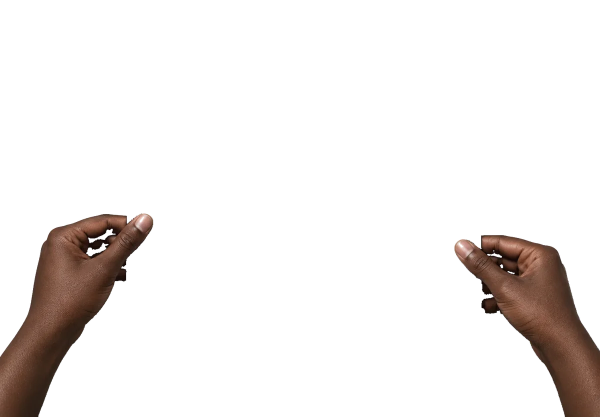
#> input picture src/assets/about/hands-1200.webp, 1200 x 833 px (shown at 1/2 size)
$ python fix-about-dark-edge.py ../src/assets/about/hands-1200.webp
#> lines starting #> are read from the running program, lines starting #| are printed output that depends on the picture; after the words box and inside, x2 and y2 are one past the last pixel; in counts of white or black regions, pixels touching at a corner belong together
"""Turn the light studio background left around the hands/book shadow into a
transparent black shadow, so the About magazine sits cleanly on any page
background (including browser dark modes). Pixels inside the book are untouched."""
import numpy as np, sys
from scipy import ndimage
from PIL import Image
BOOK = (0.206, 0.176, 0.801, 0.812)  # x0,y0,x1,y1 as fractions of the image
for path in sys.argv[1:]:
    im = np.asarray(Image.open(path).convert('RGBA')).astype(np.float32)
    h, w = im.shape[:2]
#> h = 833; w = 1200
    rgb, a = im[..., :3], im[..., 3] / 255
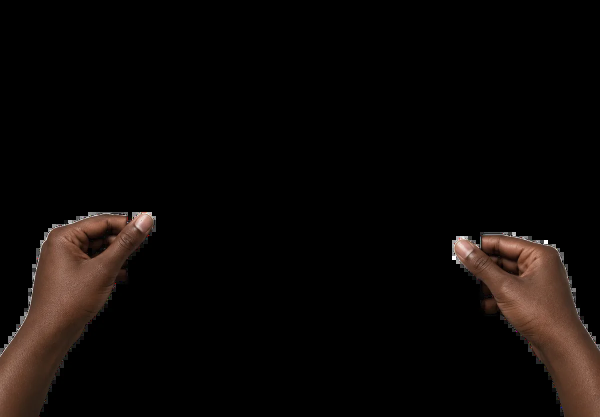
#> rgb: shape (833, 1200, 3) float32 (shown at 1/2 size); mean R, G, B 11.9, 8.2, 6.6
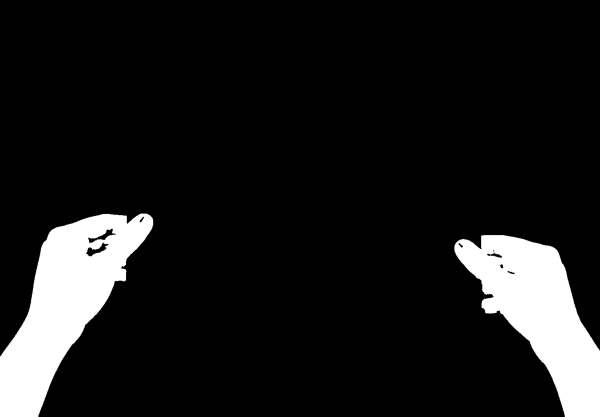
#> a: shape (833, 1200) float32 (shown at 1/2 size); min 0, max 1, mean 0.106
    L = rgb.mean(-1)
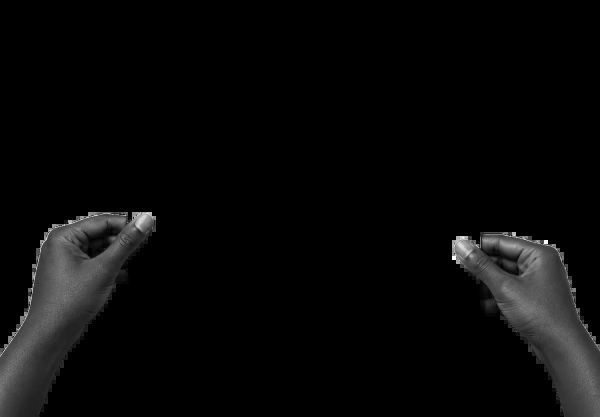
#> L: shape (833, 1200) float32 (shown at 1/2 size); min 0, max 255, mean 8.9
    sat = rgb.max(-1) - rgb.min(-1)
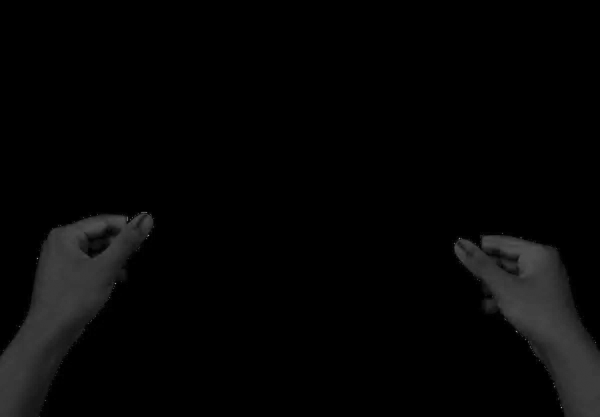
#> sat: shape (833, 1200) float32 (shown at 1/2 size); min 0, max 152, mean 5.4
    yy, xx = np.mgrid[0:h, 0:w]
    x0, y0, x1, y1 = BOOK
    outside = ~((xx >= x0 * w) & (xx <= x1 * w) & (yy >= y0 * h) & (yy <= y1 * h))
    bgish = outside & (L > 120) & (sat < 26)
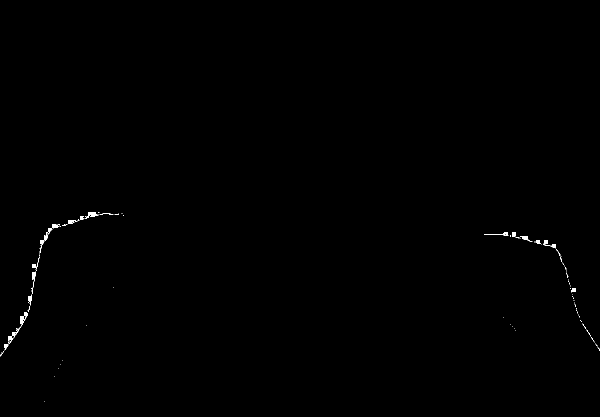
#> bgish: shape (833, 1200) bool (shown at 1/2 size); 0.22% white; 107 white regions (89 under 20 px), largest, box (x1, y1, x2, y2) and area: (16, 624, 56, 689) 367, (79, 448, 119, 506) 304, (174, 424, 196, 434) 141
    # keep only background-like regions connected to the image border (no specks on knuckles)
    lab, _ = ndimage.label(bgish | (a < 0.05))
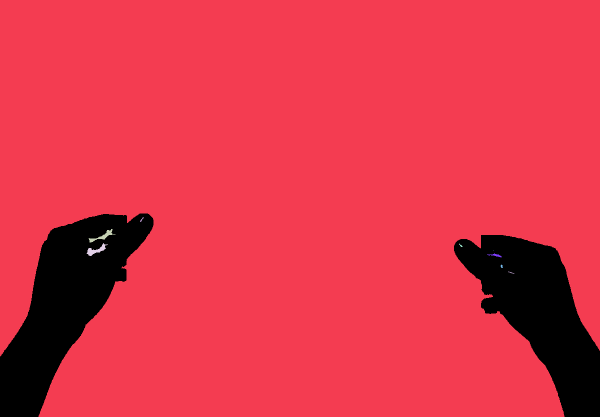
#> lab: shape (833, 1200) int32 (shown at 1/2 size); 10 distinct labels, from 0 to 9; one colour per label, 0 black
    border = np.unique(np.concatenate([lab[0], lab[-1], lab[:, 0], lab[:, -1]]))
#> border = [0, 1]
    bgish = bgish & np.isin(lab, border[border > 0])
    shadow = np.clip(1 - L / 238, 0, 1) * a
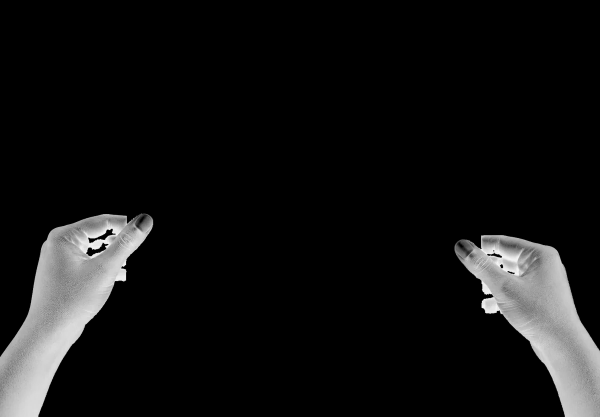
#> shadow: shape (833, 1200) float32 (shown at 1/2 size); min 0, max 0.99, mean 0.0725
    out = im.copy()
    out[..., :3][bgish] = 0
    out[..., 3][bgish] = 0
    Image.fromarray(out.clip(0, 255).astype(np.uint8)).save(path, 'WEBP', quality=90, method=6)
    print('fixed', path)

$ run again, on src/assets/about/hands-1904.webp
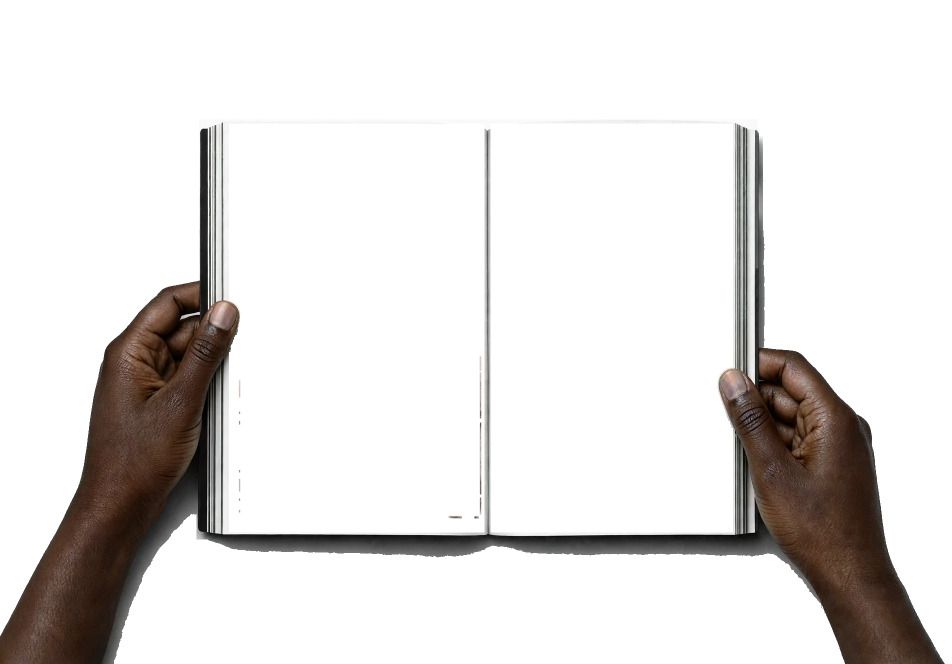
#> input picture src/assets/about/hands-1904.webp, 1904 x 1328 px (shown at 1/2 size)
#> `lab, _ = ndimage.label(bgish | (a < 0.05))`:
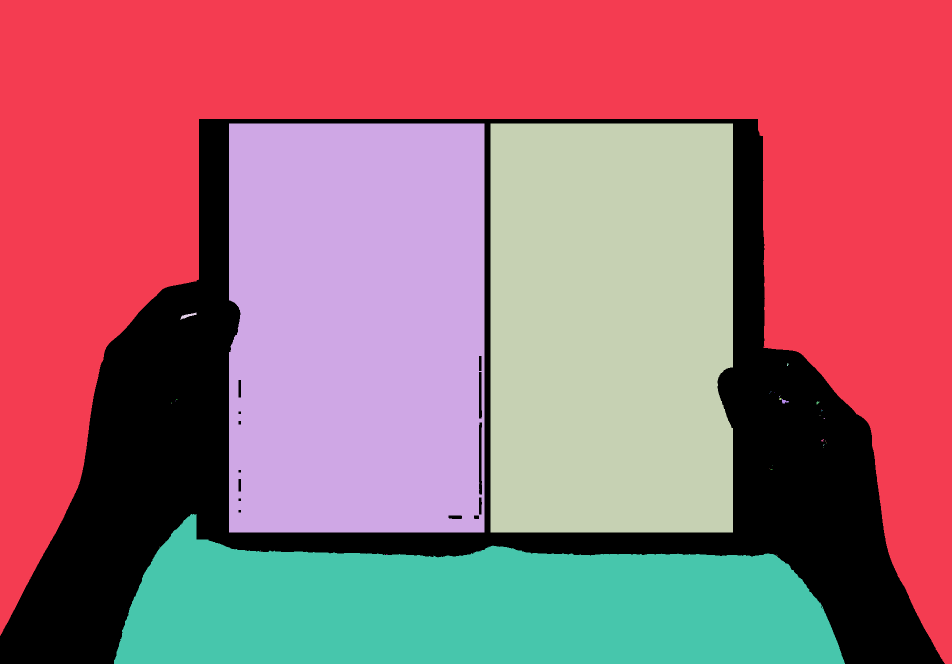
#> lab: shape (1328, 1904) int32 (shown at 1/2 size); 46 distinct labels, from 0 to 45; one colour per label, 0 black
#> border = [0, 1, 35]
#> `shadow = np.clip(1 - L / 238, 0, 1) * a`:
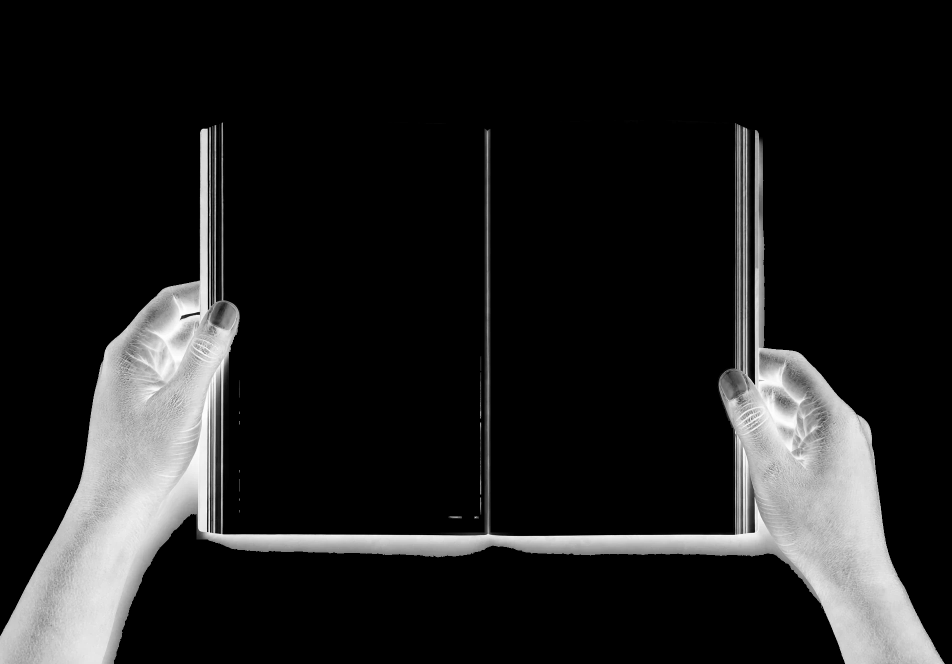
#> shadow: shape (1328, 1904) float32 (shown at 1/2 size); min 0, max 1, mean 0.118

$ run again, on src/assets/about/opening-1200.webp
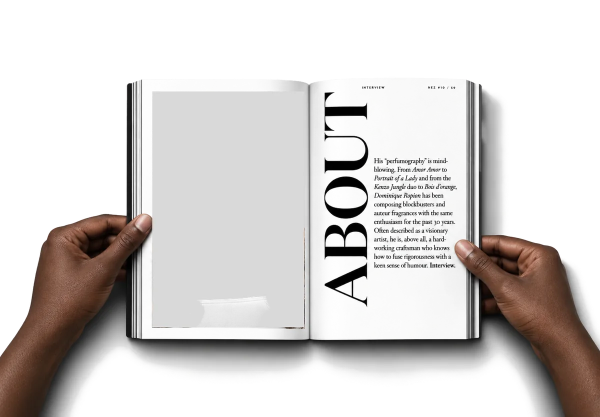
#> input picture src/assets/about/opening-1200.webp, 1200 x 833 px (shown at 1/2 size)
#> `lab, _ = ndimage.label(bgish | (a < 0.05))`:
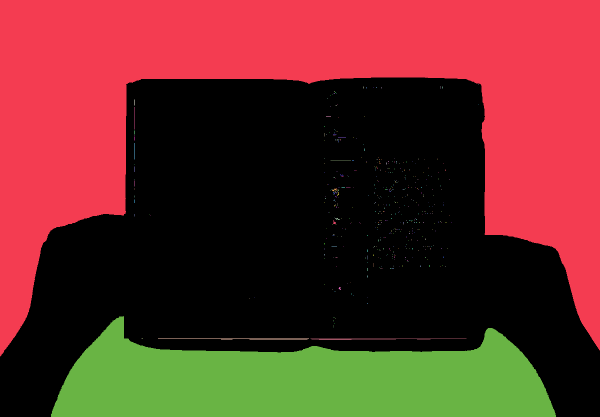
#> lab: shape (833, 1200) int32 (shown at 1/2 size); 509 distinct labels, from 0 to 508; one colour per label, 0 black
#> border = [0, 1, 497]
#> `out[..., 3][bgish] = 0`:
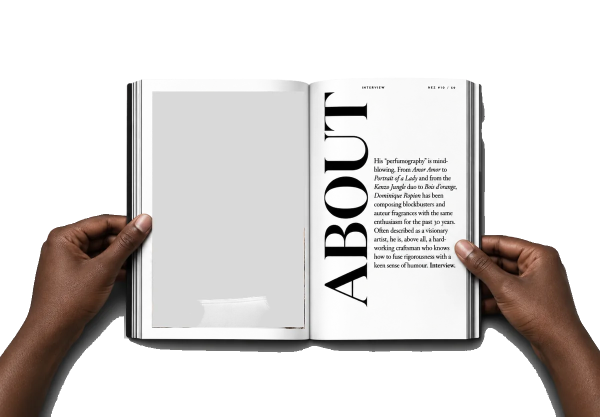
#> out: shape (833, 1200, 4) float32 (shown at 1/2 size); mean R, G, B, A 90.3, 86.6, 85, 101.8; transparent parts drawn white
